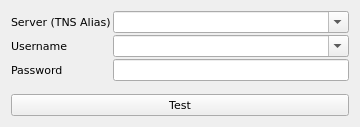
<?xml version="1.0" encoding="UTF-8"?>
<ui version="4.0">
 <class>OracleWidget</class>
 <widget class="QWidget" name="OracleWidget">
  <property name="geometry">
   <rect>
    <x>0</x>
    <y>0</y>
    <width>360</width>
    <height>127</height>
   </rect>
  </property>
  <property name="font">
   <font>
    <family>DejaVu Sans</family>
    <pointsize>8</pointsize>
   </font>
  </property>
  <property name="windowTitle">
   <string>Oracle Server</string>
  </property>
  <property name="toolTip">
   <string>Oracle Server</string>
  </property>
  <property name="statusTip">
   <string>Oracle Server</string>
  </property>
  <property name="locale">
   <locale language="English" country="UnitedStates"/>
  </property>
  <layout class="QVBoxLayout" name="verticalLayout">
   <property name="spacing">
    <number>0</number>
   </property>
   <item>
    <layout class="QFormLayout" name="formLayout">
     <property name="horizontalSpacing">
      <number>2</number>
     </property>
     <property name="verticalSpacing">
      <number>2</number>
     </property>
     <item row="3" column="0">
      <widget class="QLabel" name="lblUsername">
       <property name="text">
        <string>Username</string>
       </property>
      </widget>
     </item>
     <item row="3" column="1">
      <widget class="QComboBox" name="cmbLogin">
       <property name="editable">
        <bool>true</bool>
       </property>
      </widget>
     </item>
     <item row="4" column="0">
      <widget class="QLabel" name="lblPassword">
       <property name="text">
        <string>Password</string>
       </property>
      </widget>
     </item>
     <item row="4" column="1">
      <widget class="QLineEdit" name="editPassword"/>
     </item>
     <item row="2" column="0">
      <widget class="QLabel" name="lblServer">
       <property name="text">
        <string>Server (TNS Alias)</string>
       </property>
      </widget>
     </item>
     <item row="2" column="1">
      <widget class="QComboBox" name="cmbDatabase">
       <property name="editable">
        <bool>true</bool>
       </property>
      </widget>
     </item>
    </layout>
   </item>
   <item>
    <widget class="QPushButton" name="btnTest">
     <property name="text">
      <string>Test</string>
     </property>
    </widget>
   </item>
  </layout>
 </widget>
 <resources/>
 <connections/>
</ui>
